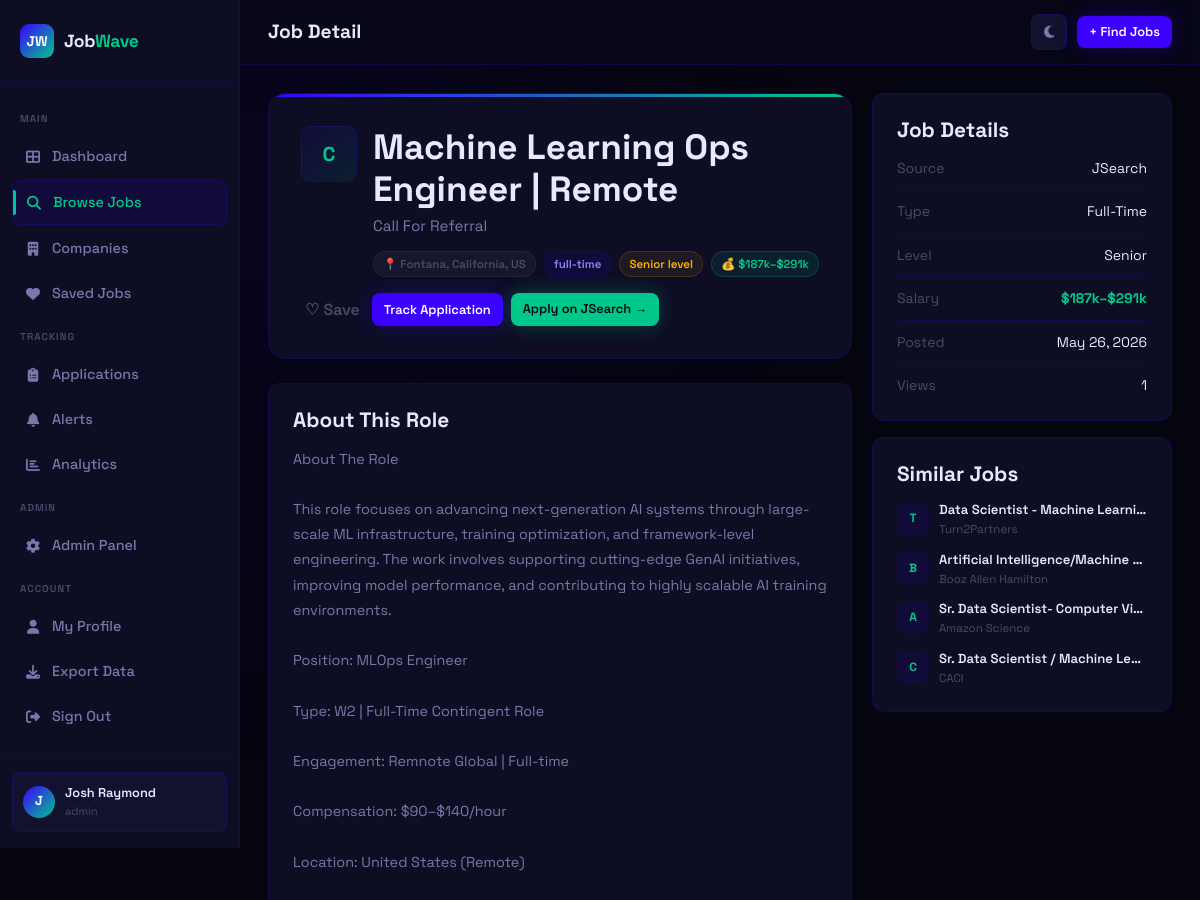
/jobs/110 (signed in, upper part), run on an earlier commit of the app's database.
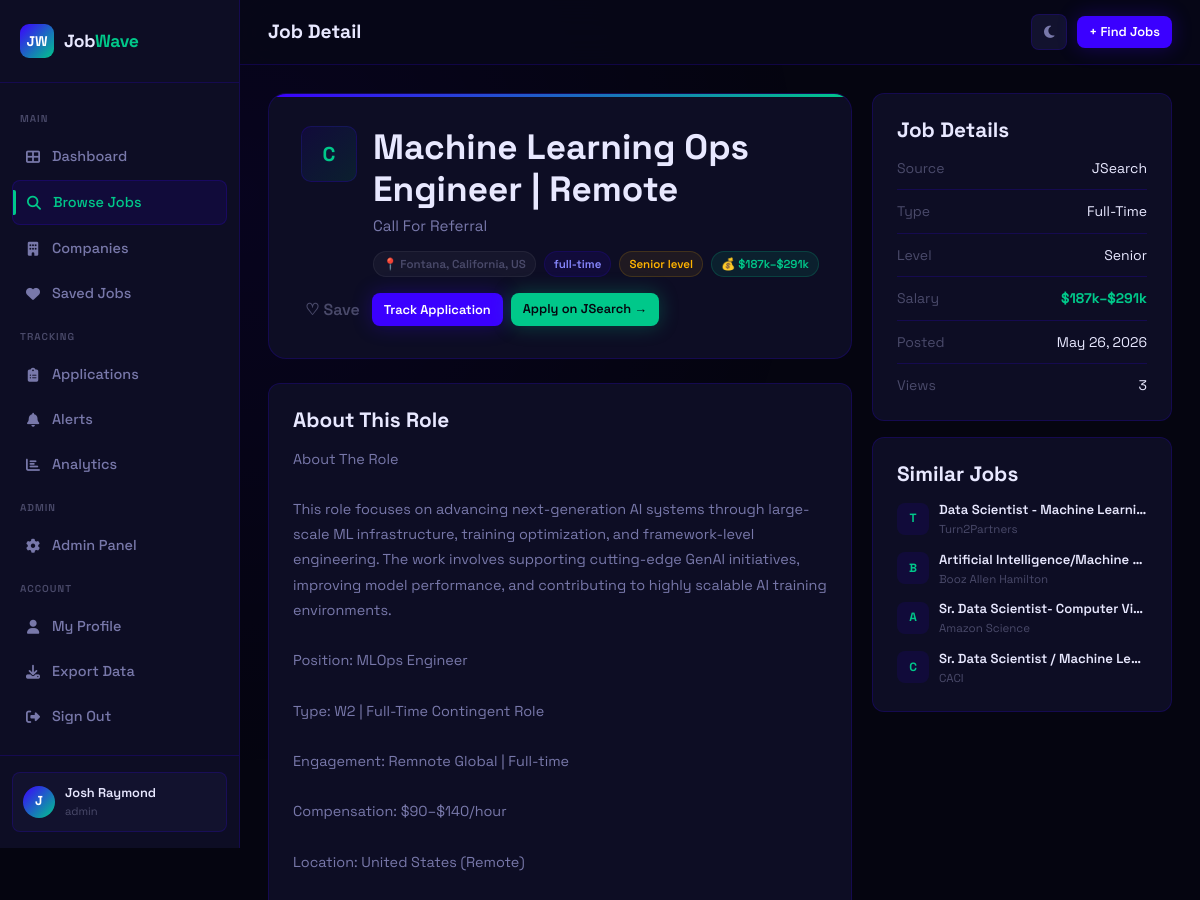
And on a later commit of the database.
### app.py (models this page shows, shortened)
class User(db.Model):
    id = db.Column(db.Integer, primary_key=True)
    name = db.Column(db.String(120), nullable=False)
    email = db.Column(db.String(120), unique=True, nullable=False)
    password_hash = db.Column(db.String(256), nullable=False)
    role = db.Column(db.String(20), default='user')
    created_at = db.Column(db.DateTime, default=datetime.utcnow)
    is_active = db.Column(db.Boolean, default=True)
    saved_jobs = db.relationship('SavedJob', backref='user', lazy=True, cascade='all, delete-orphan')
    applications = db.relationship('Application', backref='user', lazy=True, cascade='all, delete-orphan')
    alerts = db.relationship('Alert', backref='user', lazy=True, cascade='all, delete-orphan')
    profile = db.relationship('UserProfile', backref='user', uselist=False, cascade='all, delete-orphan')
    @property
    def is_authenticated(self): return True

class Job(db.Model):
    id = db.Column(db.Integer, primary_key=True)
    title = db.Column(db.String(200), nullable=False)
    company = db.Column(db.String(200), nullable=False)
    location = db.Column(db.String(200))
    job_type = db.Column(db.String(50))          # full-time | part-time | remote | contract
    experience = db.Column(db.String(50))         # entry | mid | senior
    salary_min = db.Column(db.Integer)
    salary_max = db.Column(db.Integer)
    description = db.Column(db.Text)
    requirements = db.Column(db.Text)
    source = db.Column(db.String(100))
    source_url = db.Column(db.String(500))
    source_id = db.Column(db.String(200), unique=True)  # duplicate detection
    tags = db.Column(db.String(500))
    is_active = db.Column(db.Boolean, default=True)
    scraped_at = db.Column(db.DateTime, default=datetime.utcnow)
    posted_at = db.Column(db.DateTime)
    views = db.Column(db.Integer, default=0)

### app.py (the view)
@app.route('/jobs/<int:job_id>')
@login_required
def job_detail(job_id):
    job = Job.query.get_or_404(job_id)
    job.views += 1
    db.session.commit()
    is_saved = SavedJob.query.filter_by(user_id=current_user.id, job_id=job_id).first() is not None
    application = Application.query.filter_by(user_id=current_user.id, job_id=job_id).first()
    similar = Job.query.filter(Job.id != job_id, Job.is_active == True,
                               Job.title.ilike(f'%{job.title.split()[0]}%')).limit(4).all()
    return render_template('job_detail.html', job=job, is_saved=is_saved,
                           application=application, similar=similar)

### app.py (called while the page is built)
@login_manager.user_loader
def load_user(user_id):
    return User.query.get(int(user_id))

### templates/job_detail.html (shortened to what this page needs)
{% extends 'base.html' %}
{% block page_title %}Job Detail{% endblock %}
{% block content %}
<div class="job-detail-grid">
  <div class="job-detail-main">
    <div class="job-detail-header">
      <div class="job-detail-top">
        <div class="company-logo job-detail-logo">{{ job.company[0] }}</div>
        <div style="flex:1;min-width:0;">
          <h2 style="margin-bottom:4px;">{{ job.title }}</h2>
          <div style="font-size:0.95rem;color:var(--text-dim);margin-bottom:12px;">{{ job.company }}</div>
          <div style="display:flex;flex-wrap:wrap;gap:8px;">
            {% if job.location %}<span class="badge badge-gray">📍 {{ job.location }}</span>{% endif %}
            <span class="badge badge-indigo">{{ job.job_type or 'full-time' }}</span>
            {% if job.experience %}<span class="badge badge-amber">{{ job.experience|title }} level</span>{% endif %}
            {% if job.salary_min %}<span class="badge badge-mint">💰 ${{ '{:,.0f}'.format(job.salary_min/1000) }}k–${{ '{:,.0f}'.format(job.salary_max/1000) }}k</span>{% endif %}
          </div>
        </div>
      </div>
      <div class="job-detail-actions">
        <button class="save-btn btn btn-outline btn-sm {% if is_saved %}saved{% endif %}" data-job-id="{{ job.id }}">
          {{ '♥ Saved' if is_saved else '♡ Save' }}
        </button>
        {% if application %}
        <span class="badge badge-green" style="padding:8px 14px;">✓ Tracking</span>
        {% else %}
        <button class="btn btn-primary btn-sm track-apply-btn" data-job-id="{{ job.id }}">Track Application</button>
        {% endif %}
        {% if job.source_url %}
        <a href="{{ job.source_url }}" target="_blank" rel="noopener noreferrer" class="btn btn-mint btn-sm">Apply on {{ job.source }} →</a>
        {% endif %}
      </div>
    </div>
    <div class="card" style="margin-bottom:20px;">
      <h3 style="margin-bottom:14px;">About This Role</h3>
      <div style="color:var(--text-dim);line-height:1.75;font-size:0.9rem;white-space:pre-line;">{{ job.description | safe}}</div>
    </div>
  </div>
  <div class="job-detail-side">
    <div class="card">
      <h3 style="margin-bottom:14px;">Job Details</h3>
      <div style="display:flex;flex-direction:column;gap:10px;font-size:0.875rem;">
        <div style="display:flex;justify-content:space-between;"><span style="color:var(--text-muted);">Source</span><span>{{ job.source }}</span></div>
        <div class="divider" style="margin:0;"></div>
        <div style="display:flex;justify-content:space-between;"><span style="color:var(--text-muted);">Type</span><span>{{ (job.job_type or 'full-time')|title }}</span></div>
        <div class="divider" style="margin:0;"></div>
        <div style="display:flex;justify-content:space-between;"><span style="color:var(--text-muted);">Level</span><span>{{ (job.experience or 'N/A')|title }}</span></div>
        {% if job.salary_min %}
        <div class="divider" style="margin:0;"></div>
        <div style="display:flex;justify-content:space-between;"><span style="color:var(--text-muted);">Salary</span><span style="color:var(--mint);font-weight:700;">${{ '{:,.0f}'.format(job.salary_min/1000) }}k–${{ '{:,.0f}'.format(job.salary_max/1000) }}k</span></div>
        {% endif %}
        <div class="divider" style="margin:0;"></div>
        <div style="display:flex;justify-content:space-between;"><span style="color:var(--text-muted);">Posted</span><span>{{ job.posted_at.strftime('%b %d, %Y') if job.posted_at else 'N/A' }}</span></div>
        <div class="divider" style="margin:0;"></div>
        <div style="display:flex;justify-content:space-between;"><span style="color:var(--text-muted);">Views</span><span>{{ job.views }}</span></div>
      </div>
    </div>
    {% if similar %}
    <div class="card" style="margin-top:16px;">
      <h3 style="margin-bottom:12px;">Similar Jobs</h3>
      <div style="display:flex;flex-direction:column;gap:10px;">
        {% for s in similar %}
        <a href="{{ url_for('job_detail', job_id=s.id) }}" style="display:flex;align-items:center;gap:10px;text-decoration:none;color:var(--text);">
          <div style="width:32px;height:32px;border-radius:8px;background:var(--indigo-dim);display:flex;align-items:center;justify-content:center;font-size:12px;font-weight:800;color:var(--mint);flex-shrink:0;">{{ s.company[0] }}</div>
          <div style="flex:1;min-width:0;">
            <div style="font-size:0.82rem;font-weight:600;white-space:nowrap;overflow:hidden;text-overflow:ellipsis;">{{ s.title }}</div>
            <div style="font-size:0.72rem;color:var(--text-muted);">{{ s.company }}</div>
          </div>
        </a>
        {% endfor %}
      </div>
    </div>
    {% endif %}
  </div>
</div>
{% endblock %}

### templates/base.html (shortened to what this page needs)
<!DOCTYPE html>
<html lang="en">
<head>
  <link rel="stylesheet" href="{{ url_for('static', filename='css/style.css') }}">
  <link rel="stylesheet" href="https://cdnjs.cloudflare.com/ajax/libs/font-awesome/6.5.0/css/all.min.css">
</head>
<body>
{% if current_user.is_authenticated %}
<div class="wrapper">
  <aside class="sidebar">
    <div class="sidebar-logo">
      <div class="logo-mark">JW</div>
      <div class="logo-text">Job<span>Wave</span></div>
    </div>
    <nav class="sidebar-nav">
      <span class="nav-section-label">Main</span>
      <a href="{{ url_for('dashboard') }}" class="nav-link {% if request.endpoint == 'dashboard' %}active{% endif %}">
        <span class="nav-icon"><i class="fa-solid fa-table-cells-large"></i></span> Dashboard
      </a>
      <a href="{{ url_for('jobs') }}" class="nav-link {% if request.endpoint in ['jobs','job_detail'] %}active{% endif %}">
        <span class="nav-icon"><i class="fa-solid fa-magnifying-glass"></i></span> Browse Jobs
      </a>
      <a href="{{ url_for('companies') }}" class="nav-link {% if request.endpoint in ['companies','company_page'] %}active{% endif %}">
        <span class="nav-icon"><i class="fa-solid fa-building"></i></span> Companies
      </a>
      <a href="{{ url_for('saved_jobs') }}" class="nav-link {% if request.endpoint == 'saved_jobs' %}active{% endif %}">
        <span class="nav-icon"><i class="fa-solid fa-heart"></i></span> Saved Jobs
      </a>
      <span class="nav-section-label">Tracking</span>
      <a href="{{ url_for('applications') }}" class="nav-link {% if request.endpoint == 'applications' %}active{% endif %}">
        <span class="nav-icon"><i class="fa-solid fa-clipboard-list"></i></span> Applications
      </a>
      <a href="{{ url_for('alerts') }}" class="nav-link {% if request.endpoint == 'alerts' %}active{% endif %}">
        <span class="nav-icon"><i class="fa-solid fa-bell"></i></span> Alerts
      </a>
      <a href="{{ url_for('analytics') }}" class="nav-link {% if request.endpoint == 'analytics' %}active{% endif %}">
        <span class="nav-icon"><i class="fa-solid fa-chart-bar"></i></span> Analytics
      </a>
      {% if current_user.role == 'admin' %}
      <span class="nav-section-label">Admin</span>
      <a href="{{ url_for('admin') }}" class="nav-link {% if request.endpoint == 'admin' %}active{% endif %}">
        <span class="nav-icon"><i class="fa-solid fa-gear"></i></span> Admin Panel
      </a>
      {% endif %}
      <span class="nav-section-label">Account</span>
      <a href="{{ url_for('profile') }}" class="nav-link {% if request.endpoint == 'profile' %}active{% endif %}">
        <span class="nav-icon"><i class="fa-solid fa-user"></i></span> My Profile
      </a>
      <a href="{{ url_for('export_jobs') }}" class="nav-link">
        <span class="nav-icon"><i class="fa-solid fa-download"></i></span> Export Data
      </a>
      <a href="{{ url_for('logout') }}" class="nav-link">
        <span class="nav-icon"><i class="fa-solid fa-right-from-bracket"></i></span> Sign Out
      </a>
    </nav>
    <div class="sidebar-footer">
      <div class="user-card">
        <div class="user-avatar">{{ current_user.name[0].upper() }}</div>
        <div class="user-info">
          <div class="user-name">{{ current_user.name }}</div>
          <div class="user-role">{{ current_user.role }}</div>
        </div>
      </div>
    </div>
  </aside>
  <main class="main">
    <div class="topbar">
      <div style="display:flex;align-items:center;gap:12px;">
        <div class="topbar-title">
          <h1>{% block page_title %}Dashboard{% endblock %}</h1>
        </div>
      </div>
      <div class="topbar-actions">
        <button class="theme-toggle" id="theme-toggle" title="Toggle light/dark mode">
          <i class="fa-solid fa-moon" id="theme-icon"></i>
        </button>
        {% block topbar_actions %}
        <a href="{{ url_for('jobs') }}" class="btn btn-primary btn-sm">+ Find Jobs</a>
        {% endblock %}
      </div>
    </div>
    <div class="page-content">
      {% block content %}{% endblock %}
    </div>
  </main>
</div>
{% else %}
  {% block public_content %}{% endblock %}
{% endif %}
</body>
</html>

What changed in the data, as far as the page shows it:
changed Job "Machine Learning Ops Engineer | Remote": views "1" → "3"
